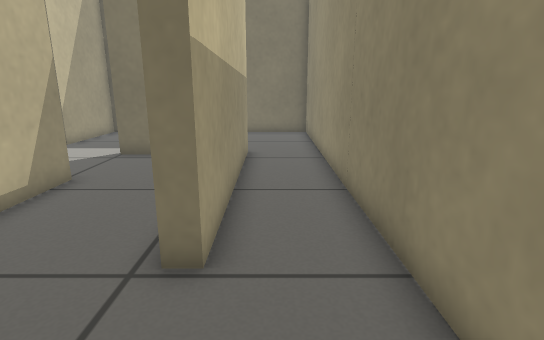
view 1 (above)

23 first-person views from a walk through a Gazebo world. The camera is 0.63 m above the floor, tilts 14° down and sees 80° across. The floor is counted in squares, 0.25 m on a side. Each view is taken from the middle of a square. On the plan, view 1 faces up. The plan holds only what a view shows up to about 20 squares ahead; the rest is blank.

view 2
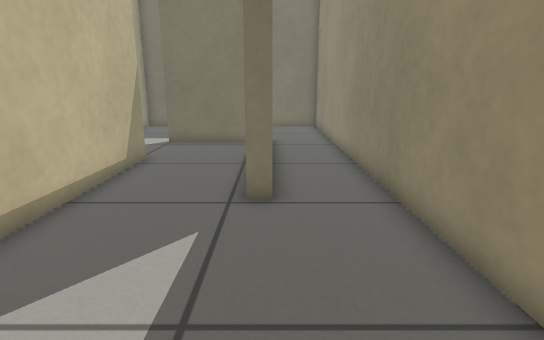

view 3
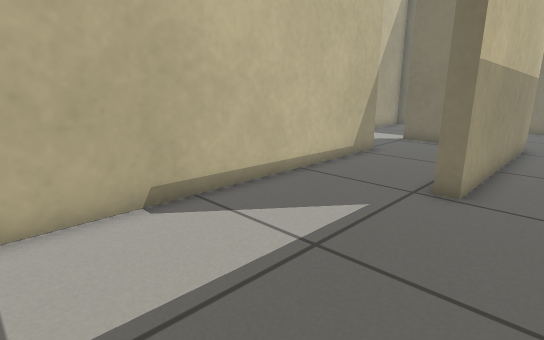

view 4
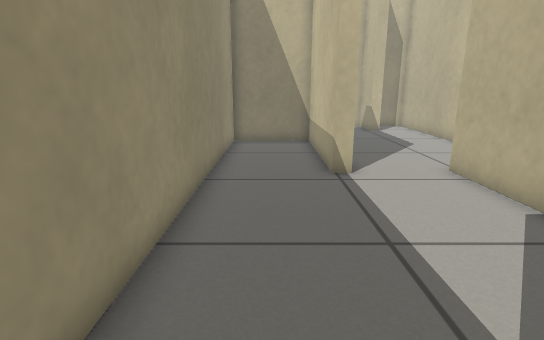

view 5
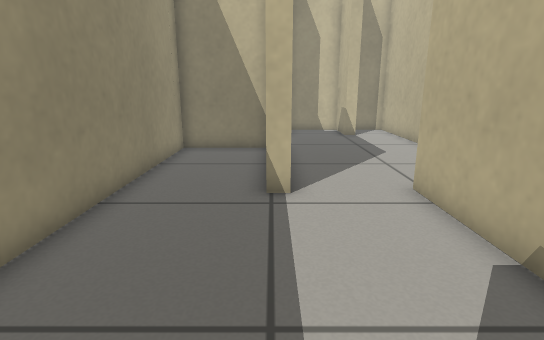

view 6
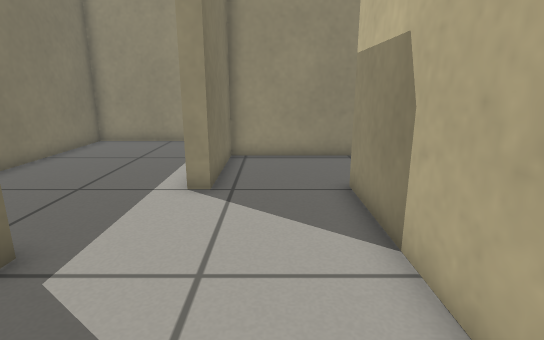

view 7
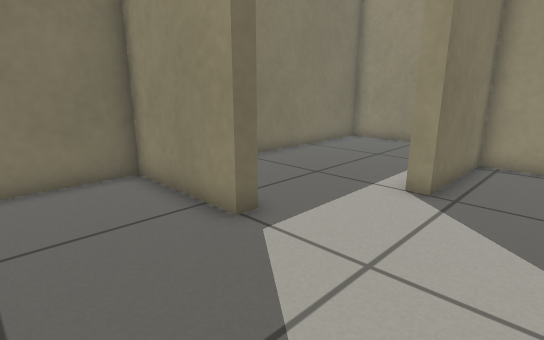

view 8
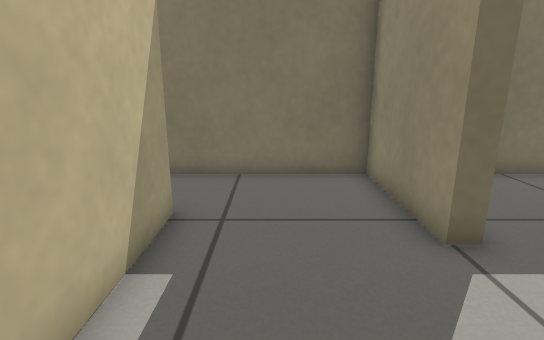

view 9
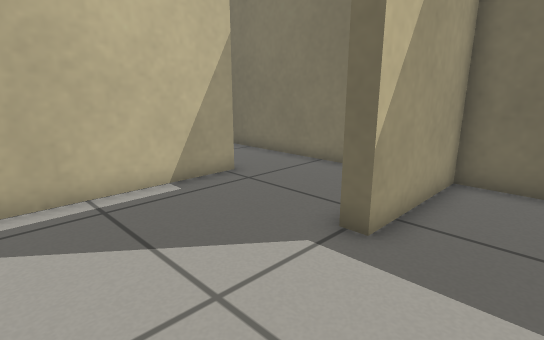

view 10
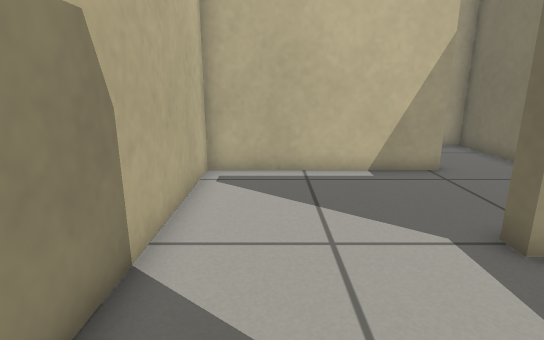

view 11
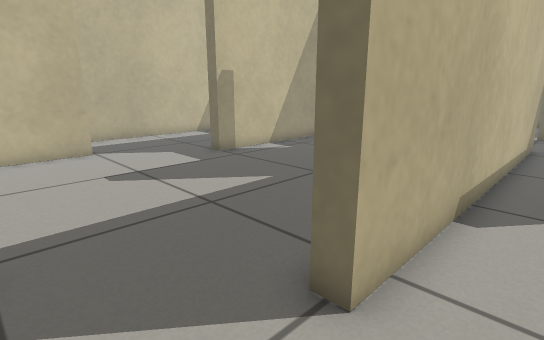

view 12
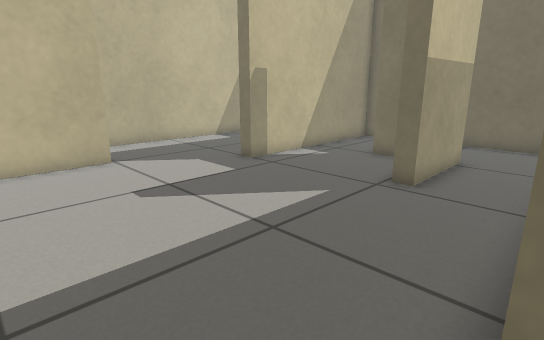

view 13
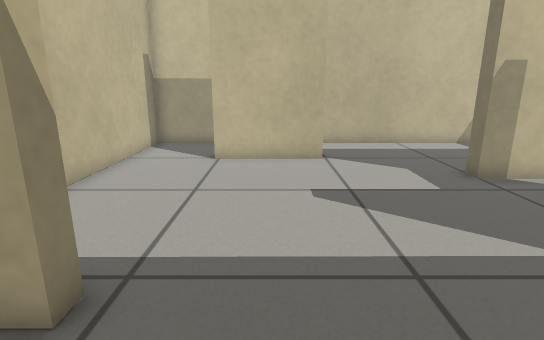

view 14
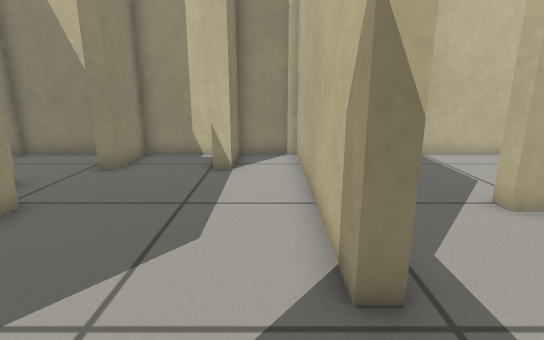

view 15
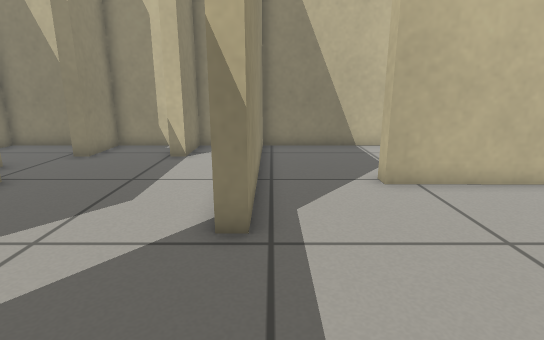

view 16
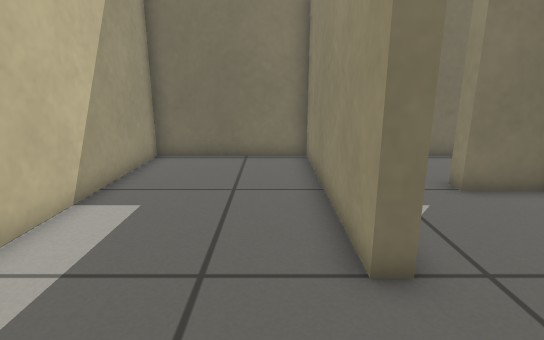

view 17
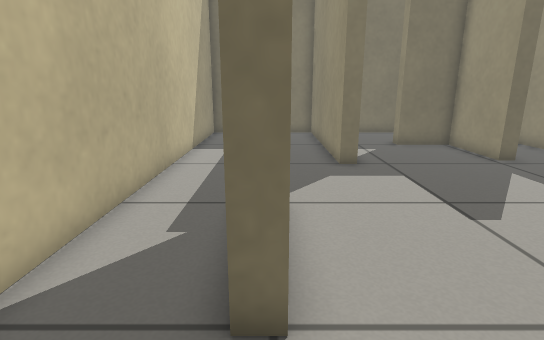

view 18
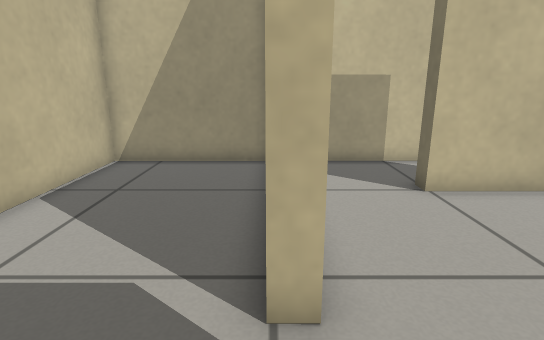

view 19
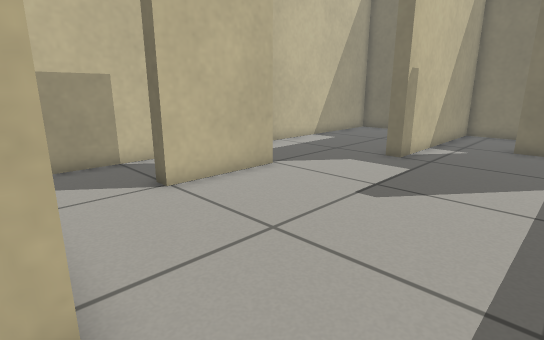

view 20
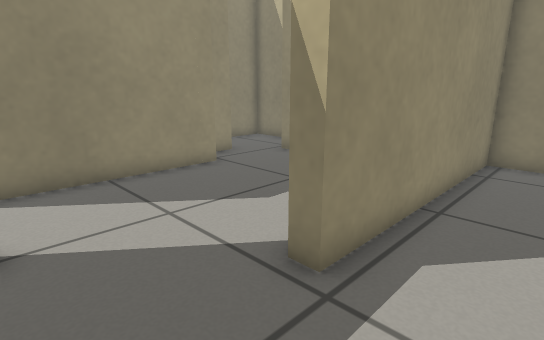

view 21
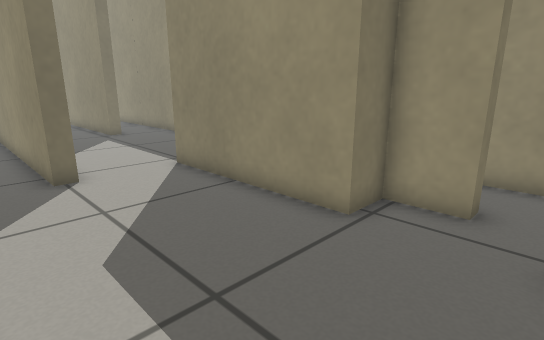

view 22
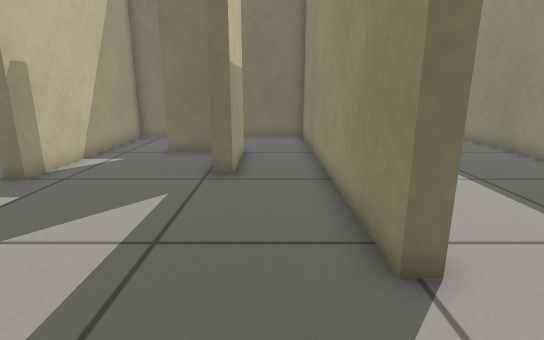

view 23
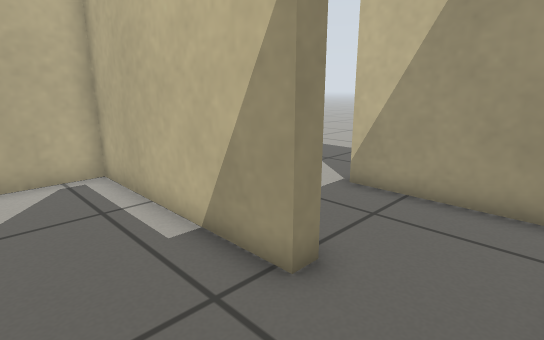

### Floor plan
Ten units are one square. View 1 is at (0, 0); x grows to the right and y downward. Boxes are objects, and circles mark ways between rooms. Rooms are numbered by the first view taken in them; rooms with no view inside come last. Other rooms are left out.
<svg viewBox="-220 -201 244 383">
<path fill="none" stroke="#000" d="M-10 -133 -10 -42 -16 -42 -16 -126 -60 -126 -60 -133M-94 -89 -57 -89 -57 51M-25 47 -19 47 -19 111 19 111 19 -196 -95 -196 -95 -149M-95 -149 -101 -149M-151 -146 -151 -89 -94 -89M-178 40 -178 81 -185 81M-57 51 -63 51 -63 -83 -151 -83 -151 1 -157 1 -157 -83 -215 -83 -214 114 -131 115M-96 116 -96 84 -90 84 -90 177 -67 177 -67 152 -61 152 -61 177 -30 177 -30 152 -24 152M-92 -45 -92 -5 -98 -5 -98 -39 -122 -39 -122 -45M-4 135 -10 135 -10 117 -25 117 -25 47M-11 177 19 177 19 130M-131 115 -131 122M-214 121 -214 177 -96 177 -96 116M-151 -163 -151 -146M-101 -149 -101 -196 -145 -196M-158 -163 -151 -163M-145 -196 -197 -196 -197 -164"/>
<circle cx="-100" cy="-120" r="3" fill="#2a7"/>
<circle cx="-40" cy="50" r="3" fill="#2a7"/>
<circle cx="-125" cy="-155" r="3" fill="#2a7"/>
<circle cx="-115" cy="120" r="3" fill="#2a7"/>
<circle cx="-155" cy="-180" r="3" fill="#2a7"/>
<text x="-30" y="-70">1</text>
<text x="-120" y="-120">2</text>
<text x="-120" y="50">3</text>
<text x="-150" y="150">4</text>
<text x="-130" y="-170">5</text>
<text x="-170" y="-180">6</text>
</svg>
Room 1 opens to room 2. Room 1 opens to room 3. Room 2 opens to room 5. Room 3 opens to room 4. Room 5 opens to room 6.

Where each view was taken, in squares from view 1:
view 1: 0 up, 0 right, facing up
view 2: 3 down, 1 left, facing up
view 3: 4 down, 1 right, facing up-left
view 4: 5 up, 0 right, facing down
view 5: 3 up, 2 left, facing down
view 6: 11 up, 14 left, facing right
view 7: 10 up, 14 left, facing up-right
view 8: 10 up, 13 left, facing up
view 9: 10 up, 7 left, facing up-left
view 10: 11 up, 5 left, facing left
view 11: 8 down, 4 left, facing up-left
view 12: 8 down, 6 left, facing up-left
view 13: 6 down, 6 left, facing left
view 14: 5 down, 8 left, facing down
view 15: 3 down, 10 left, facing down
view 16: 4 down, 17 left, facing up
view 17: 11 down, 18 left, facing up
view 18: 12 down, 10 left, facing left
view 19: 12 down, 10 left, facing up-left
view 20: 5 down, 12 left, facing down-right
view 21: 15 down, 8 left, facing up-right
view 22: 9 down, 8 left, facing up
view 23: 19 up, 12 left, facing down-left
